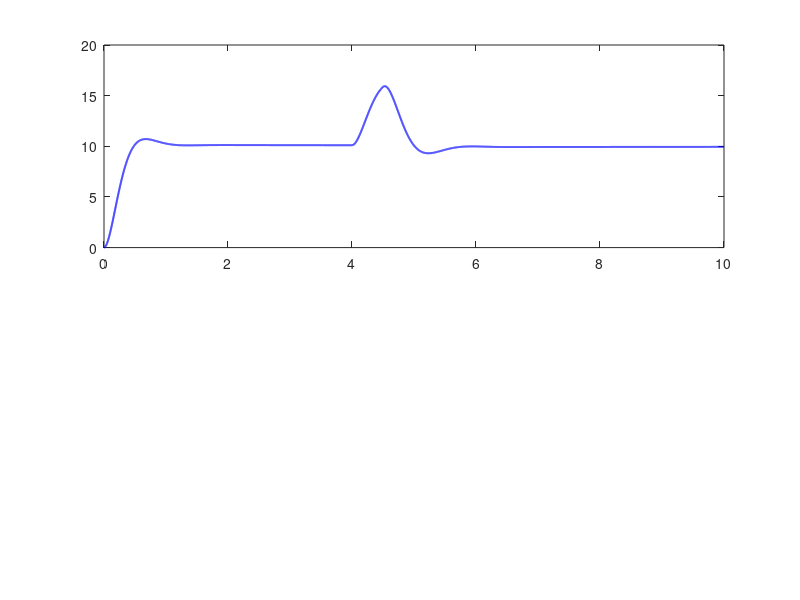

MATLAB code for this plot: (Note: this script raises an error after producing the figure.)

clear; clc; close all;

% Simulation settings
dt = 0.001;
T = 10;
t = 0:dt:T;
N = length(t);

% Nominal UAV parameters
I0 = [0.020; 0.025];   % Nominal roll/pitch inertia
b  = [0.020; 0.020];   % Angular damping

% Fixed PID gains (same as baseline)
Kp = [0.8; 0.8];
Ki = [0.05; 0.05];
Kd = [0.15; 0.15];

% Desired angles: roll 10 deg, pitch -5 deg
ref = deg2rad([10; -5]);

% Data arrays
angle = zeros(2,N);
rate = zeros(2,N);
torque = zeros(2,N);
disturbance = zeros(2,N);
inertia = zeros(2,N);
integral = zeros(2,1);

for k = 1:N-1

    % Illustrative inertia variation
    % Roll inertia increases by 30% from 4 to 6 seconds
    % Pitch inertia increases by 20% from 6 to 8 seconds
    inertia(:,k) = I0;

    if t(k) >= 4 && t(k) < 6
        inertia(1,k) = 1.30*I0(1);
    end

    if t(k) >= 6 && t(k) < 8
        inertia(2,k) = 1.20*I0(2);
    end

    % External torque disturbances
    if t(k) >= 4 && t(k) < 4.5
        disturbance(1,k) = 0.08;
    end

    if t(k) >= 6 && t(k) < 6.4
        disturbance(2,k) = -0.08;
    end

    % Fixed-gain PID
    error = ref - angle(:,k);
    integral = integral + error*dt;
    integral = max(min(integral,2),-2);

    u = Kp.*error + Ki.*integral - Kd.*rate(:,k);
    torque(:,k) = max(min(u,0.5),-0.5);

    % Variable-inertia attitude dynamics
    acceleration = (torque(:,k) + disturbance(:,k) ...
        - b.*rate(:,k))./inertia(:,k);

    % Numerical integration
    rate(:,k+1) = rate(:,k) + acceleration*dt;
    angle(:,k+1) = angle(:,k) + rate(:,k+1)*dt;
end

inertia(:,N) = inertia(:,N-1);
torque(:,N) = torque(:,N-1);

% Plot attitude response
figure;
subplot(2,1,1);
plot(t,rad2deg(angle(1,:)),'b','LineWidth',1.4);
hold on; yline(10,'--k');
grid on; ylabel('Roll (deg)');
legend('Actual','Reference');

subplot(2,1,2);
plot(t,rad2deg(angle(2,:)),'r','LineWidth',1.4);
hold on; yline(-5,'--k');
grid on; ylabel('Pitch (deg)');
xlabel('Time (s)');
legend('Actual','Reference');

% Plot inertia variation
figure;
plot(t,inertia(1,:),'b',t,inertia(2,:),'r', ...
    'LineWidth',1.4);
grid on;
xlabel('Time (s)');
ylabel('Moment of inertia (kg m^2)');
legend('Roll inertia','Pitch inertia');
title('Illustrative Time-Varying Inertia');
